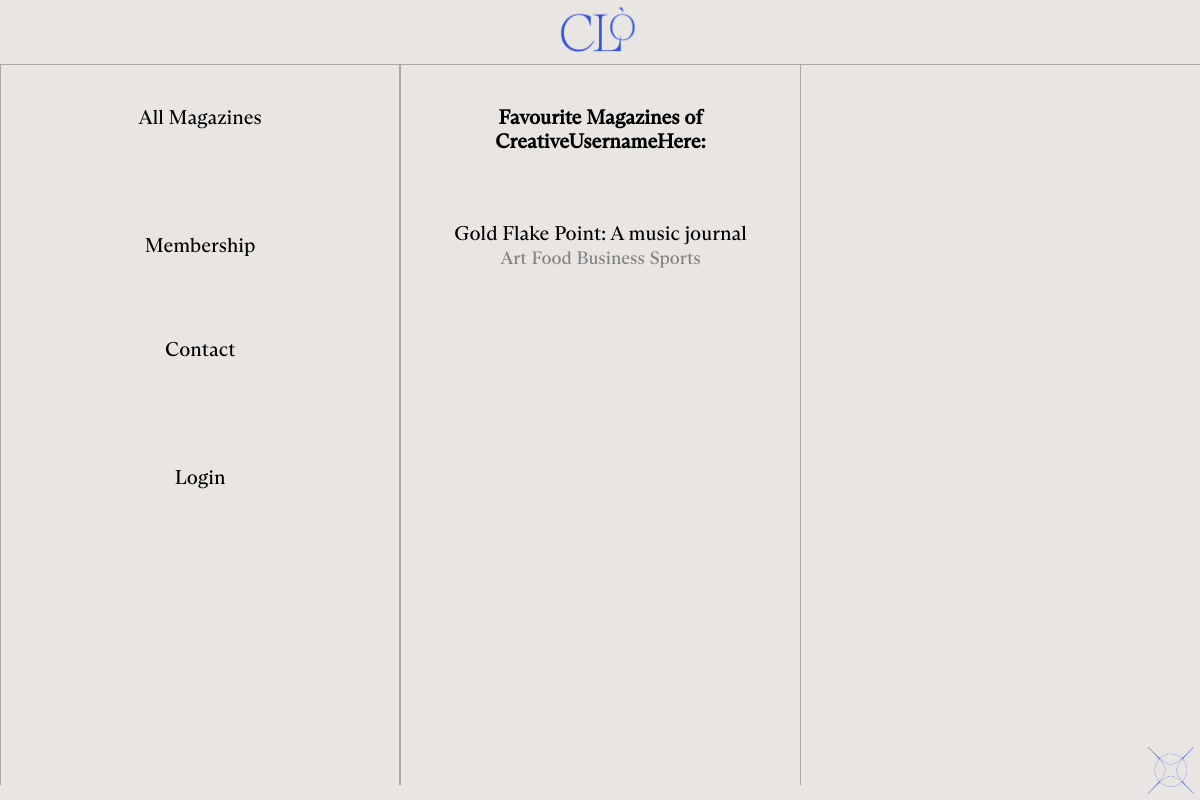
Screenshot of /users/creativeusernamehere/ with the database file from the repository.
### magportal/models.py (models this page shows, shortened)
class UserProfile(models.Model):
    UserAccount = models.OneToOneField(User, on_delete=models.CASCADE, null=True)
    UserID = models.AutoField(primary_key=True)
    Slug = models.SlugField(unique=True, null=True)
    Favourites = models.ManyToManyField('Magazine', related_name='Favourite%(class)s', blank= True)
    Membership = models.DateField(null=True)
    MembershipID = models.IntegerField(null=True)
    """
    Stuff to be added:
    Encoded payment information
    """

class Magazine(models.Model):
    MagazineID = models.AutoField(primary_key=True)
    Slug = models.SlugField(unique=True, null=True)
    Name = models.CharField(max_length=50)
    Description = models.CharField(max_length=800)
    Image = models.ImageField(upload_to='magazine_images', blank=True)
    Date = models.DateField()
    URL = models.URLField(blank=True)
    Categories = models.ManyToManyField('Category', blank=True)
    Discount = models.CharField(unique=True, null=True, max_length=10)
    Price = models.DecimalField(max_digits=5, decimal_places=2)
    DiscountPrice = models.DecimalField(max_digits=5, decimal_places=2)
    """
    Stuff to be added:
    Issues class? (Many to one) - price, discountprice, discount code, image, url?

    """

class Category(models.Model):
    CategoryID = models.AutoField(primary_key=True)
    Slug = models.SlugField(unique=True, null = True)
    Name = models.CharField(max_length=30)
    Mags = models.ManyToManyField('Magazine', blank = True)
    def __str__(self):
        return self.Name
    """To be added:
    Slug field for URLs
    """

### magportal/views.py (the view)
# urls.py: path('users/<slug:username>/', views.view_profile, name='view_profile'),
def view_profile(request,username):
    try:
        profile = UserProfile.objects.get(Slug=username)
    except UserProfile.DoesNotExist:
        profile = UserProfile.objects.get(UserAccount=request.user)
    context_dict = {}
    membership = False
    date = datetime.now().date()
    date2 = profile.Membership
    if date2 > date:
        membership = True
    context_dict = {'profile': profile, 'membership': membership}
    return render(request, 'magportal/view_profile.html', context_dict)

### template/magportal/view_profile.html (shortened to what this page needs)
{% extends 'magportal/base.html' %}
{% load static %}
{% block head_block %}
<link href="{% static '/css/favs.css' %}" rel="stylesheet">
{% endblock %}
{% block body_block %}
{% if user.is_authenticated %}
  <div class="third-div nav-third">
    <a href="{% url 'magportal:browse_magazines'%}">All Magazines</a><br>
    <div class="dropdown">
      <a href="{% url 'magportal:membership' %}">Membership</a>
      <div class="dropdown-content">
        <a href="{% url 'magportal:edit_profile' user.get_username|slugify %}" >My Profile</a>
        <p><a href="{% url 'magportal:view_profile' user.get_username|slugify %}">My Magazines</a></p>
      </div>
    </div>
    <a href="{% url 'magportal:contact' %}">Contact</a><br>
    <a href="{% url 'magportal:logout' %}">Logout</a><br>
  </div>
{% else %}
  <div class="third-div nav-third">
    <a href="{% url 'magportal:browse_magazines'%}">All Magazines</a><br>
    <div class="dropdown">
    <a href="{% url 'magportal:login' %}">Membership</a>
    </div>
    <a href="{% url 'magportal:contact' %}">Contact</a><br>
    <a href="{% url 'magportal:login' %}">Login</a><br>
  </div>
{% endif %}
<div class="third-div">
  <div class="fav-mags">
    <p style="margin: 40px;">
      <b style="font-size: 20px;">Favourite Magazines of {{ profile.UserAccount.username }}:</b><br>
      <br>
      <br>
      {% for result in profile.Favourites.all %}
        <a class="name" href="{{ result.URL }}">{{ result.Name }}<br>
        {% for cat in result.Categories.all %}
          <span style="font-size: 18px; color: grey;">{{ cat }}</span>
        {% endfor %}
        </a>
      {% endfor %}
    </p>
  </div>
{% endblock %}

### static/css/base.css (style rules this page uses)
body { background-color: #E8E5E2; padding:0; margin:0; }
html { height: 100%; font-family: ABCArizona; }
.third-div { width:33.2%; min-height: 100%; height: fit-content; border-left: 1px solid #abaaa8; border-right: 1px solid #abaaa8; float: left; }
.nav-third { font-size: 20px; text-align: center; }
.nav-third a { margin: 40px; display: block; text-decoration: none; color: black; }
.dropdown { position: relative; display: inline-block; width: 100%; }

### static/css/favs.css (style rules this page uses)
.fav-mags a { font-size: 20px; display: block; margin-top: 30px; text-decoration: none; color: black; }
.fav-mags { max-height: 80vh; overflow-y: auto; text-align: center; }

### rows the page displays
UserProfile: UserAccount.username "CreativeUsernameHere"
Magazine: Name "Gold Flake Point: A music journal"
Category: Name "Art"
Category: Name "Food"
Category: Name "Business"
Category: Name "Sports"
